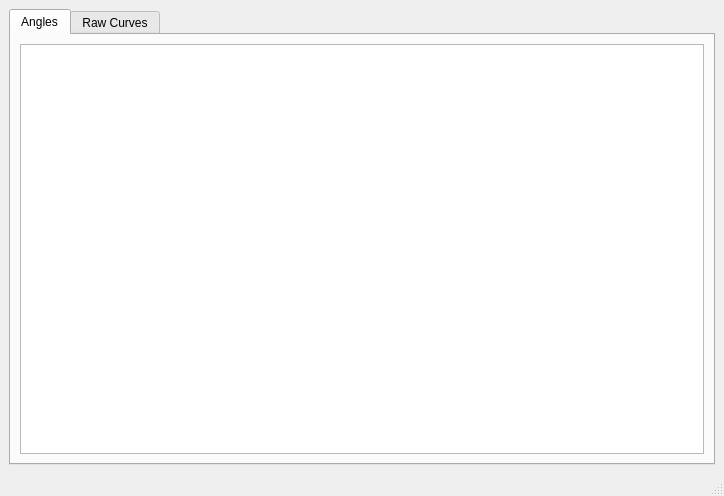
<?xml version="1.0" encoding="UTF-8"?>
<ui version="4.0">
 <class>PolarimeterWindow</class>
 <widget class="QMainWindow" name="PolarimeterWindow">
  <property name="geometry">
   <rect>
    <x>0</x>
    <y>0</y>
    <width>724</width>
    <height>496</height>
   </rect>
  </property>
  <property name="windowTitle">
   <string>HSG Analysis Tool</string>
  </property>
  <widget class="QWidget" name="centralwidget">
   <layout class="QHBoxLayout" name="horizontalLayout">
    <item>
     <widget class="QTabWidget" name="tabWidget">
      <property name="currentIndex">
       <number>0</number>
      </property>
      <widget class="QWidget" name="tabAngles">
       <attribute name="title">
        <string>Angles</string>
       </attribute>
       <layout class="QHBoxLayout" name="horizontalLayout_2">
        <item>
         <widget class="QSplitter" name="splitSpectrum">
          <property name="orientation">
           <enum>Qt::Horizontal</enum>
          </property>
          <widget class="DraggablePlotWidget" name="gAngles"/>
         </widget>
        </item>
       </layout>
      </widget>
      <widget class="QWidget" name="tabRaw">
       <attribute name="title">
        <string>Raw Curves</string>
       </attribute>
       <layout class="QHBoxLayout" name="horizontalLayout_3">
        <item>
         <widget class="QSplitter" name="splitFits">
          <property name="orientation">
           <enum>Qt::Vertical</enum>
          </property>
          <widget class="DraggablePlotWidget" name="gRaw"/>
         </widget>
        </item>
       </layout>
      </widget>
     </widget>
    </item>
   </layout>
  </widget>
  <widget class="QMenuBar" name="menubar">
   <property name="geometry">
    <rect>
     <x>0</x>
     <y>0</y>
     <width>724</width>
     <height>21</height>
    </rect>
   </property>
  </widget>
  <widget class="QStatusBar" name="statusbar"/>
 </widget>
 <customwidgets>
  <customwidget>
   <class>DraggablePlotWidget</class>
   <extends>QGraphicsView</extends>
   <header>draggablePlotWidget</header>
  </customwidget>
 </customwidgets>
 <resources/>
 <connections/>
</ui>
